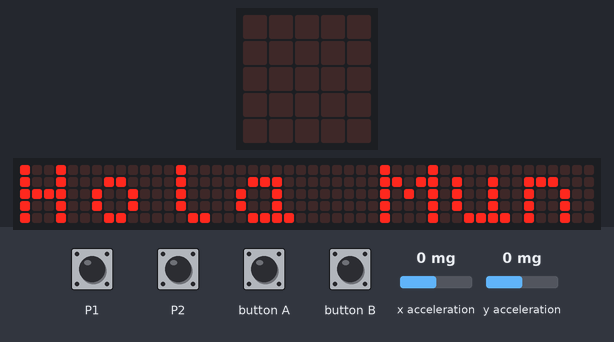
The program below on a simulated BBC micro:bit (MakeCode). Shown: the board's 5×5 LED display, a strip that is not on the board, showing the scrolling text unrolled. Inputs (shaded band) come from the test bench; at power-on: x acceleration 0 mg, y acceleration 0 mg. The 48×5 strip is a reading aid, not a part: it shows the text the display is scrolling, unrolled, one strip-width of it at a time.

Above: at 0.1 s.
At 9.5 s:
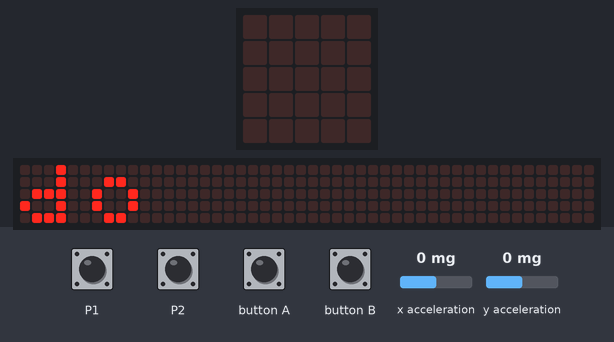
At 10.9 s:
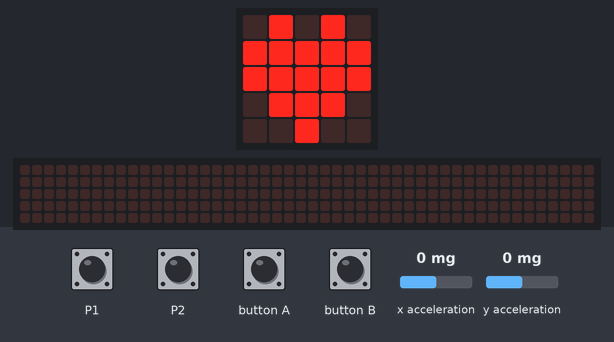
At 14.9 s:
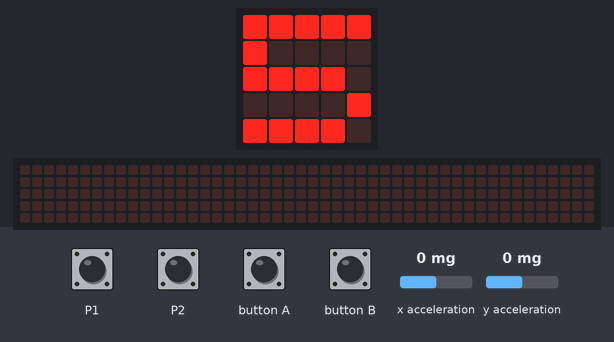
At 18.3 s:
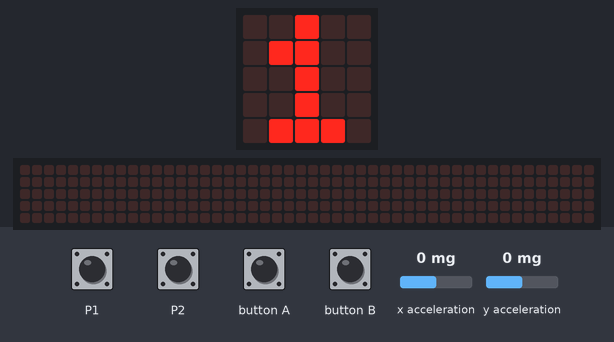
At 19.9 s:
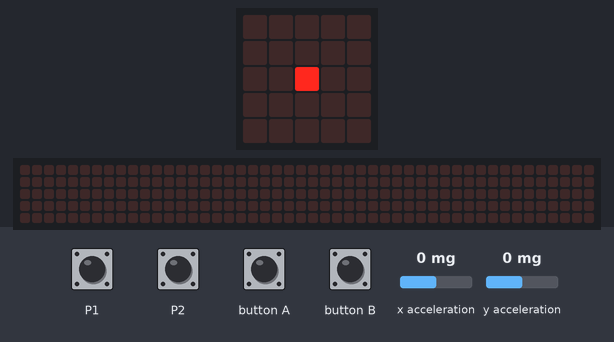

Measured:
- what the display in image 1 shows lasts 1.3 s, from 9.5 s to 10.8 s
- what the display in image 2 shows lasts 0.6 s, from 10.8 s to 11.4 s
- what the display in image 3 shows lasts 0.9 s, from 14.8 s to 15.7 s
- what the display in image 5 shows lasts 0.4 s, from 19.8 s to 20.2 s

The program:

main.ts
```typescript
input.onGesture(Gesture.Shake, function () {

})
basic.showString("Hola Mundo ")
basic.showIcon(IconNames.Heart)
basic.showNumber(9)
basic.pause(100)
basic.showNumber(8)
basic.pause(100)
basic.showNumber(7)
basic.pause(100)
basic.showNumber(6)
basic.pause(100)
basic.showNumber(5)
basic.pause(100)
basic.showNumber(4)
basic.pause(100)
basic.showNumber(3)
basic.pause(100)
basic.showNumber(2)
basic.pause(100)
basic.showNumber(1)
basic.pause(100)
basic.showNumber(0)
let X = 2
let Y = 2
basic.showLeds(`
    . . . . .
    . . . . .
    . . # . .
    . . . . .
    . . . . .
    `)
basic.forever(function () {
    if (input.buttonIsPressed(Button.A)) {
        basic.showIcon(IconNames.Happy)
    }
    if (input.buttonIsPressed(Button.B)) {
        basic.showIcon(IconNames.Sad)
    }
    if (input.pinIsPressed(TouchPin.P0)) {
        basic.showIcon(IconNames.Happy)
    } else {
        basic.clearScreen()
    }
    if (input.pinIsPressed(TouchPin.P0)) {
        basic.showIcon(IconNames.Happy)
    } else {
        if (input.pinIsPressed(TouchPin.P1)) {
            basic.showIcon(IconNames.Happy)
        } else {
            if (input.pinIsPressed(TouchPin.P2)) {
                basic.showIcon(IconNames.Happy)
            } else {
                basic.clearScreen()
            }
        }
    }
    if (input.acceleration(Dimension.X) < -20) {
        basic.showString("<")
    }
    if (input.acceleration(Dimension.X) > 20) {
        basic.showString(">")
    }
    if (input.acceleration(Dimension.Y) > 20) {
        basic.showString("v")
    }
    if (input.acceleration(Dimension.Y) < -20) {
        basic.showString("^")
    }
    if (input.isGesture(Gesture.LogoUp)) {
        if (Y < 4) {
            led.unplot(X, Y)
            Y += 1
            led.plot(X, Y)
            basic.pause(100)
        }
    }
    if (input.isGesture(Gesture.LogoDown)) {
        if (X > 0) {
            led.unplot(X, 0)
            X += -1
            led.plot(X, Y)
            basic.pause(100)
        }
    }
    if (input.isGesture(Gesture.TiltLeft)) {
        if (X > 0) {
            led.unplot(X, Y)
            X += 1
            led.plot(X, Y)
            basic.pause(100)
        }
    }
    if (input.isGesture(Gesture.TiltRight)) {
        if (X < 4) {
            led.unplot(X, Y)
            X += 1
            led.plot(X, Y)
            basic.pause(100)
        }
    }
})
```

test.ts
```typescript
// aquí va el archivo "tests"; esto no se compilará cuando este paquete se utilice como una extensión.
```
